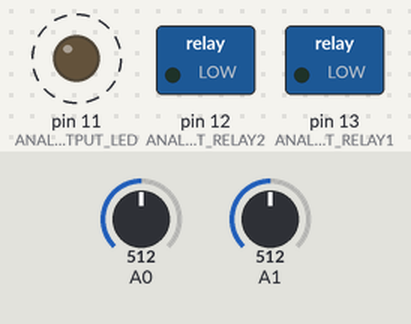
A sketch run on a simulated Arduino Uno, built with avr-gcc and run on an emulated ATmega328P. On the bench: switched loads named in the sketch (green lamp = pin HIGH), output pins drawn as LEDs (lit = HIGH). Dashed ring = blinking. The test bench sets the inputs (shaded band); at power-on: A0 = 512, A1 = 512.

Above: at 1.2 s.
1.3 s: A0 set to 529
At 2.1 s:
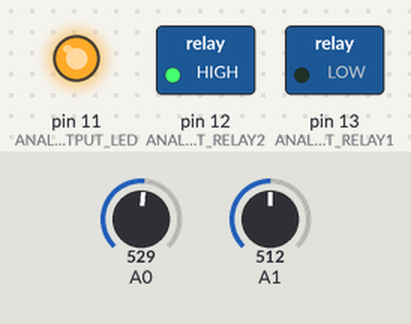
2.9 s: A1 set to 543
At 3.8 s:
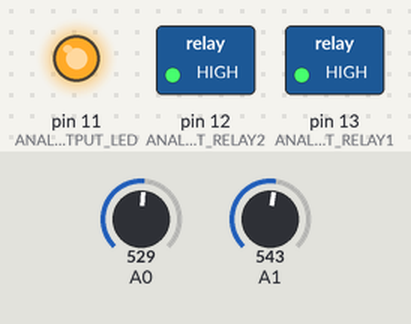
4.9 s: A1 set to 511
At 6.6 s:
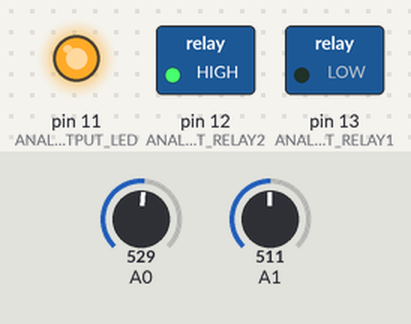
6.9 s: A0 set to 511
At 8.4 s:
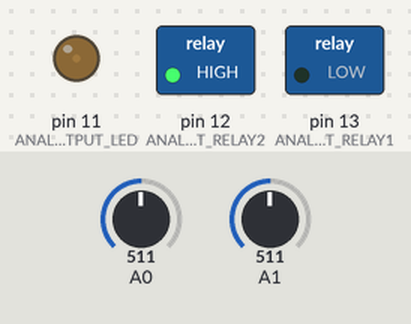
8.9 s: A0 set to 306
At 9.7 s:
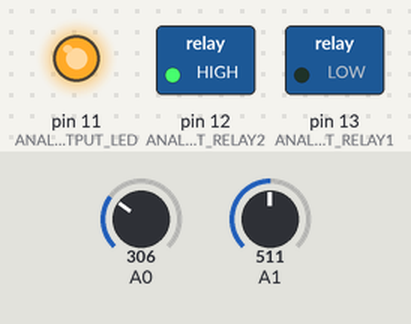
Timing chart, 0 to 11.4 s (numbered marks = the images above; inputs shaded):
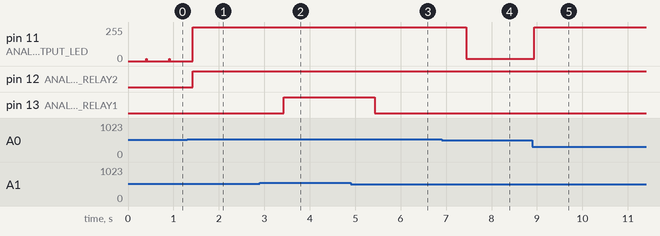

The sketch:

audio_switch.ino
```cpp
///////////////////////////////////////////////////////////////
// Auto audio input channel switching for Arduino
//

#include <alloca.h>

#define ANALOG_INPUT_AUDIO1 A0
#define ANALOG_INPUT_AUDIO2 A1

#define ANALOG_OUTPUT_RELAY1 13
#define ANALOG_OUTPUT_RELAY2 12
#define ANALOG_OUTPUT_LED 11

#define SAMPLE_RATE 10 // # Samples per sec
#define SAMPLE_PROCESS_COUNT 5 // Num of samples per input channel to collect for analysing average volume
#define SWITCHING_THRESHOLD 3 // Volume threshold to consider a non-silent input channel
#define SILENCE_TURN_OFF_THRESHOLD_SEC 180 // 3 min

#define LED_LOW 16
#define LED_OFF 0
#define LED_HIGH 255

//#define DEBUG // Comment out for production

#define F2A(f) (dtostrf(f, 0, 2, (char*)alloca(16))) // Inline conversion of float to string

// Prototypes, type defs
//
typedef enum State { Off, Input1, Input2 } tagState;

void setState(State state);
inline int readPin(int analogPin) __attribute__((always_inline));
void processChannelVolume(float v1, float v2);
void dbgPrint(const char *fmt, ...);

// Globals
//
uint64_t silenceInterval = 0;
int sampleCount = 0;
int vsum1, vsum2 = 0;
State currentState = State::Off;

// Main code
//

void setup()
{
  Serial.begin(9600);

  analogReference(EXTERNAL);

  pinMode(ANALOG_OUTPUT_RELAY1, OUTPUT);
  pinMode(ANALOG_OUTPUT_RELAY2, OUTPUT);
  pinMode(ANALOG_OUTPUT_LED, OUTPUT);

  setState(State::Off);
}

void dbgPrint(const char* fmt, ...)
{
#ifdef DEBUG
  static char buf[512] = {};

  va_list ap;
  va_start(ap, fmt);
  vsnprintf(buf, sizeof(buf), fmt, ap);
  va_end(ap);

  Serial.println(buf);
#endif
}

void setState(State state)
{
  if(state == Off && currentState != State::Off)
  {
    dbgPrint("setState: OFF");
    digitalWrite(ANALOG_OUTPUT_RELAY1, LOW);
    digitalWrite(ANALOG_OUTPUT_RELAY2, LOW);
  }
  else if(state == Input1 && currentState != State::Input1)
  {
    dbgPrint("setState: Input 1");
    digitalWrite(ANALOG_OUTPUT_RELAY1, LOW);
    digitalWrite(ANALOG_OUTPUT_RELAY2, HIGH);
  }
  else if(state == Input2 && currentState != State::Input2)
  {
    dbgPrint("setState: Input 2");
    digitalWrite(ANALOG_OUTPUT_RELAY1, HIGH);
    digitalWrite(ANALOG_OUTPUT_RELAY2, HIGH);
  }
  else
    return;

  currentState = state;
}

inline int readPin(int analogPin)
{
  int val = analogRead(analogPin) - 511;
  return abs(val);
}

void processChannelVolume(float v1, float v2)
{
    dbgPrint("~\t%s, %s", F2A(v1), F2A(v2));

    if(v1 > SWITCHING_THRESHOLD || v2 > SWITCHING_THRESHOLD) // Input detected
    {
      silenceInterval = 0;

      if(v1 >= v2) // Input 1 wins
        setState(State::Input1);
      else // Input 2 wins
        setState(State::Input2);

      analogWrite(ANALOG_OUTPUT_LED, LED_HIGH);
    }
    else // Had silence at both inputs
    {
      if(silenceInterval < (SILENCE_TURN_OFF_THRESHOLD_SEC * 1000L))
        silenceInterval += (1000 * SAMPLE_PROCESS_COUNT) / SAMPLE_RATE;
      else
        setState(State::Off);

      if(currentState == State::Off)
      {
        analogWrite(ANALOG_OUTPUT_LED, LED_LOW);
        delay(10);
        analogWrite(ANALOG_OUTPUT_LED, LED_OFF);
      }
      else
        analogWrite(ANALOG_OUTPUT_LED, LED_LOW);
    }
}

void loop()
{
  int v1 = readPin(ANALOG_INPUT_AUDIO1);
  int v2 = readPin(ANALOG_INPUT_AUDIO2);

  dbgPrint("%4d, %4d", v1, v2);

  vsum1 += v1;
  vsum2 += v2;
  sampleCount++;

  if(sampleCount >= SAMPLE_PROCESS_COUNT) // Do we have enough samples
  {
    float avg1 = (float)vsum1 / (float)SAMPLE_PROCESS_COUNT;
    float avg2 = (float)vsum2 / (float)SAMPLE_PROCESS_COUNT;

    processChannelVolume(avg1, avg2);

    vsum1 = vsum2 = sampleCount = 0; // reset counters
  }

  delay(1000 / SAMPLE_RATE);
}
```

Measured:
- the behaviour switches between 514 and 515 on A0 (found by bisection; images 0 and 1)
- the behaviour switches between 529 and 530 on A1 (found by bisection; images 1 and 2)
- after the input at 1.3 s, pin 12 (ANALOG_OUTPUT_RELAY2): LOW → HIGH after 0.12 s
- after the input at 2.9 s, pin 13 (ANALOG_OUTPUT_RELAY1): LOW → HIGH after 0.53 s
- after the input at 4.9 s, pin 13 (ANALOG_OUTPUT_RELAY1): HIGH → LOW after 0.54 s
- after the input at 6.9 s, pin 11 (ANALOG_OUTPUT_LED): 255/255 → 16/255 after 0.54 s
- after the input at 8.9 s, pin 11 (ANALOG_OUTPUT_LED): 16/255 → 255/255 at once
